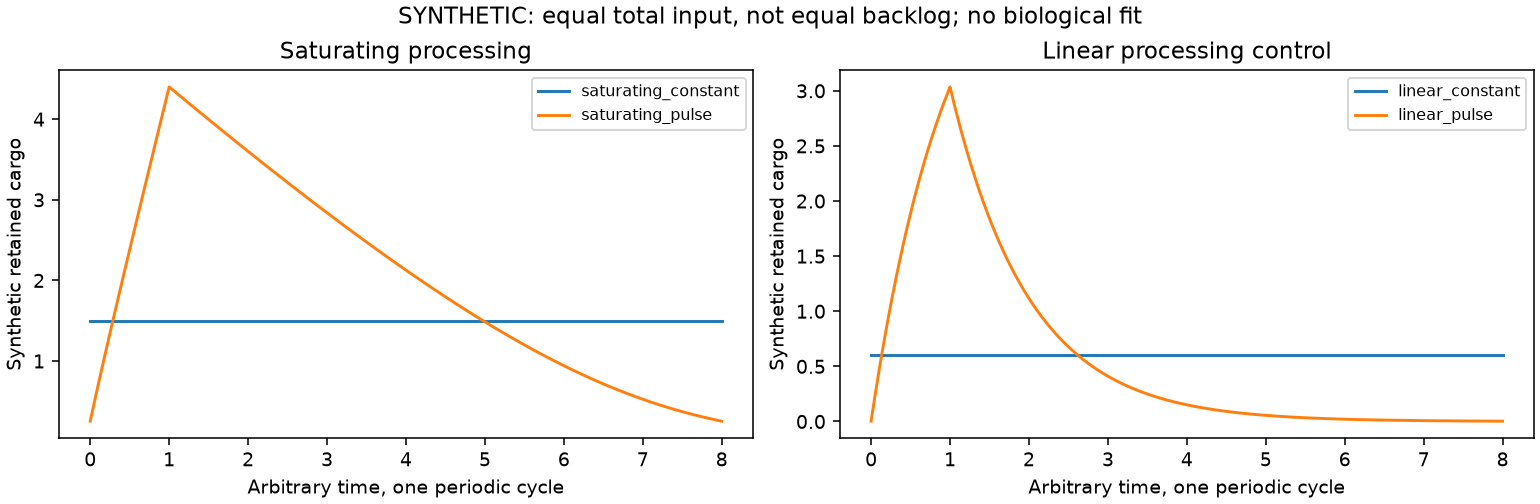

This figure's Python source:
"""Synthetic equal-load timing counterexample. No biological fit or dose advice."""
from pathlib import Path
import json
import numpy as np
import pandas as pd
from scipy.integrate import solve_ivp
import matplotlib
matplotlib.use('Agg')
import matplotlib.pyplot as plt
P=Path(__file__).resolve().parent

def cycle(r, segments, V, K, linear, dense=False):
    rows=[]; elapsed=0.; y=np.array([r,0.,0.])
    for duration,J in segments:
        def fun(t,y):
            v=V*y[0]/K if linear else V*y[0]/(K+y[0])
            return [J-v,v,y[0]]
        sol=solve_ivp(fun,[0,duration],y,rtol=1e-11,atol=1e-12,
                      t_eval=np.linspace(0,duration,401) if dense else None)
        assert sol.success
        if dense:
            for t,R,Q,A in zip(sol.t,sol.y[0],sol.y[1],sol.y[2]):
                rows.append({'time':elapsed+float(t),'backlog':float(R),'input_rate':J,
                             'processed':float(Q),'backlog_integral':float(A)})
        y=sol.y[:,-1];elapsed+=duration
    return y,rows

def main():
    V=K=1.;J=.6;T=8.;duty=.125
    cases=[('saturating_constant',False,[(T,J)]),
           ('saturating_pulse',False,[(T*duty,J/duty),(T*(1-duty),0.)]),
           ('linear_constant',True,[(T,J)]),
           ('linear_pulse',True,[(T*duty,J/duty),(T*(1-duty),0.)])]
    summaries=[];traces=[];checks=[]
    def ck(name,value):
        assert bool(value),name
        checks.append({'name':name,'passed':True})
    for name,linear,segments in cases:
        r=0.
        for n in range(10000):
            out,_=cycle(r,segments,V,K,linear)
            if abs(out[0]-r)<1e-11:break
            r=float(out[0])
        else:raise RuntimeError('periodic convergence failed')
        out,rows=cycle(r,segments,V,K,linear,True)
        amount=sum(d*j for d,j in segments)
        ck(name+' periodic closure',abs(out[0]-r)<1e-9)
        ck(name+' throughput equals input',abs(out[1]-amount)<1e-8)
        ck(name+' mass balance',abs(out[0]+out[1]-r-amount)<1e-8)
        ck(name+' nonnegative',min(z['backlog'] for z in rows)>=0)
        summaries.append({'scenario':name,'mean_input':amount/T,'input_per_cycle':amount,
                          'processed_per_cycle':float(out[1]),'mean_backlog':float(out[2]/T),
                          'peak_backlog_sampled':max(z['backlog'] for z in rows),
                          'min_backlog_sampled':min(z['backlog'] for z in rows),
                          'periodic_start_end_error':float(out[0]-r),'burn_in_cycles':n+1})
        for row in rows: row['scenario']=name
        traces.extend(rows)
    s={z['scenario']:z for z in summaries}
    equilibrium=K*J/(V-J)
    ck('saturating constant matches analytic equilibrium',abs(s['saturating_constant']['mean_backlog']-equilibrium)<1e-8)
    ck('Jensen inequality strict in pulse example',s['saturating_pulse']['mean_backlog']>equilibrium)
    ck('linear control same mean backlog',abs(s['linear_pulse']['mean_backlog']-s['linear_constant']['mean_backlog'])<1e-8)
    ck('linear control can still have higher peaks',s['linear_pulse']['peak_backlog_sampled']>s['linear_constant']['peak_backlog_sampled'])
    # Stop input: finite transient backlog does not imply irreversible damage/hysteresis.
    washout,_=cycle(s['saturating_pulse']['peak_backlog_sampled'],[(200.,0.)],V,K,False)
    ck('no-input washout returns close to zero',abs(washout[0])<1e-8)
    record={'all_parameters_synthetic_dimensionless':True,'biological_fit':False,
            'parameters':{'V':V,'K':K,'mean_J':J,'period':T,'pulse_duty':duty},
            'summaries':summaries,'checks':checks,
            'interpretation':'Same periodic total throughput, different retained backlog; not lifespan, injury, or a recommended dosing schedule.'}
    (P/'RESULTS.json').write_text(json.dumps(record,indent=2,allow_nan=False)+'\n')
    df=pd.DataFrame(traces);df.to_csv(P/'SYNTHETIC_PULSE_TRACES.csv',index=False)
    fig,axes=plt.subplots(1,2,figsize=(11,3.6),layout='constrained')
    for name,sub in df.groupby('scenario',sort=False):
        axes[1 if name.startswith('linear') else 0].plot(sub.time,sub.backlog,label=name)
    for ax,title in zip(axes,['Saturating processing','Linear processing control']):
        ax.set(xlabel='Arbitrary time, one periodic cycle',ylabel='Synthetic retained cargo',title=title);ax.legend(fontsize=8)
    fig.suptitle('SYNTHETIC: equal total input, not equal backlog; no biological fit')
    fig.savefig(P/'pulse_counterexample.png',dpi=140);plt.close(fig)
    print(json.dumps(record,indent=2))
if __name__=='__main__':main()
